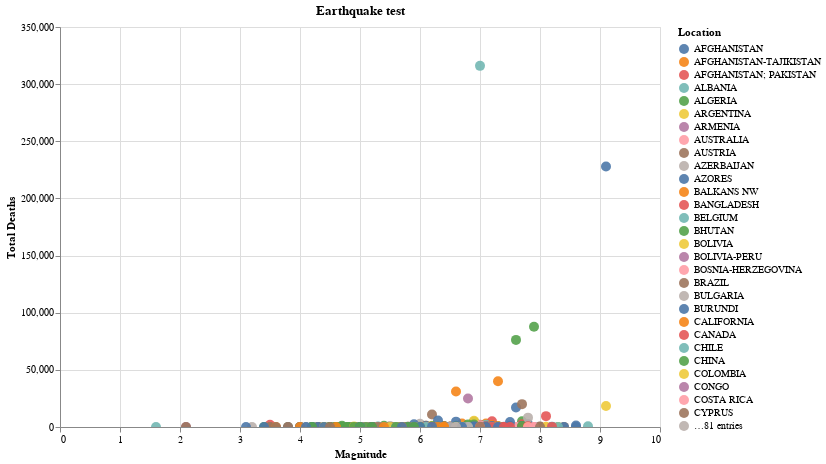

Source (notebook cell):
### Code cell
alt.Chart(data_h2_fatal).mark_circle(filled=True, 
                                size=100, 
                                opacity=0.9, 
                                color='tableau20').encode(
    x=alt.X('Mag', title='Magnitude'),
    y=alt.Y('Total Deaths', title='Total Deaths'),
    color=alt.Color('Location', legend=alt.Legend(title='Location')),
    tooltip=['Location Name', 'Year', 'Mag', 'Total Deaths']
).configure_axis(
    tickCount=10
).properties(
    title='Earthquake test',
    width=600,
    height=400
).interactive()

### Figure 1 — Vega-Lite specification as saved in the notebook (floating-point values rounded to 4 significant figures; data arrays with more than 128 entries replaced by an {"elided": "..."} marker saying what was removed)
{"config": {"view": {"continuousWidth": 400, "continuousHeight": 300}, "axis": {"tickCount": 10}}, "data": {"name": "data-59f83cd71c80ea99c812452036aa3c46"}, "mark": {"type": "circle", "color": "tableau20", "filled": true, "opacity": 0.9, "size": 100}, "encoding": {"color": {"type": "nominal", "field": "Location", "legend": {"title": "Location"}}, "tooltip": [{"type": "nominal", "field": "Location Name"}, {"type": "quantitative", "field": "Year"}, {"type": "quantitative", "field": "Mag"}, {"type": "quantitative", "field": "Total Deaths"}], "x": {"type": "quantitative", "field": "Mag", "title": "Magnitude"}, "y": {"type": "quantitative", "field": "Total Deaths", "title": "Total Deaths"}}, "height": 400, "selection": {"selector007": {"type": "interval", "bind": "scales", "encodings": ["x", "y"]}}, "title": "Earthquake test", "width": 600, "$schema": "https://vega.github.io/schema/vega-lite/v4.8.1.json", "datasets": {"data-59f83cd71c80ea99c812452036aa3c46": {"elided": "812 records"}}}
